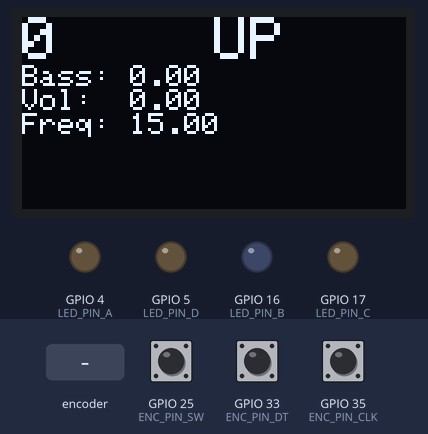
Simulated run of this program. Board: ESP32. On the bench: 128×64 one-colour display, output pins drawn as LEDs (lit = HIGH). The inputs (shaded band) are chosen by the test bench; at power-on: GPIO 25 (ENC_PIN_SW) HIGH, GPIO 33 (ENC_PIN_DT) HIGH, GPIO 35 (ENC_PIN_CLK) HIGH. I2S audio is not simulated (input reads silence).

Above: at 1.2 s.
1.3 s: GPIO 25 (ENC_PIN_SW) pulled LOW for 0.15 s
At 1.42 s:
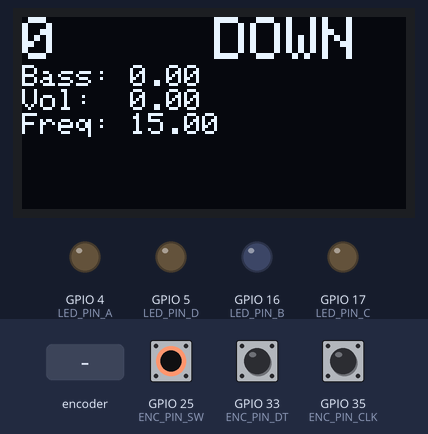
2.9 s: rotary encoder on GPIO 35 (ENC_PIN_CLK) / GPIO 33 (ENC_PIN_DT) turned 3 steps (first pin leading)
At 4.6 s:
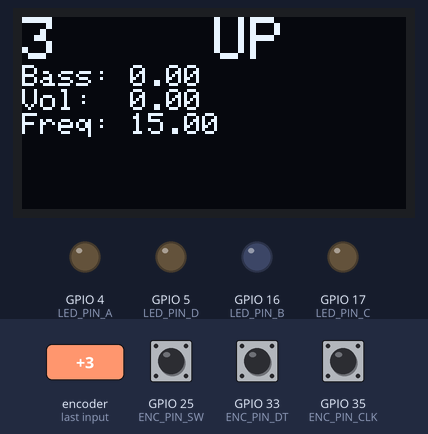
5.0 s: GPIO 25 (ENC_PIN_SW) pulled LOW for 1 s
At 5.8 s:
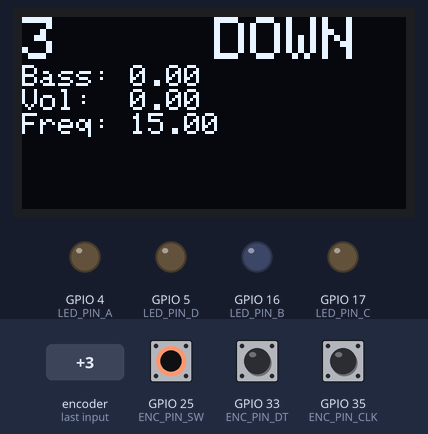
7.5 s: rotary encoder on GPIO 35 (ENC_PIN_CLK) / GPIO 33 (ENC_PIN_DT) turned 1 step (first pin leading)
At 7.9 s:
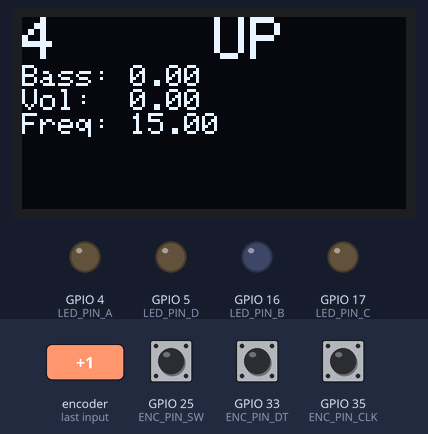
Timing chart, 0 to 10.2 s (numbered marks = the images above; inputs shaded):
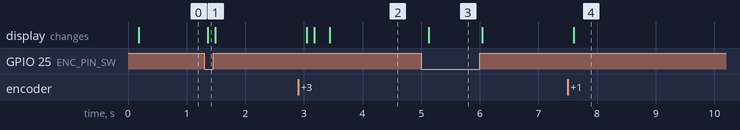

Measured:
- after the input at 1.3 s, the display: changes after 0.06 s (image 1)
- after the input at 2.9 s, the display: first changes after 0.15 s (image 2 shows a later state)
- after the input at 5.0 s, the display: changes after 0.13 s (image 3)
- after the input at 7.5 s, the display: changes after 0.10 s (image 4)

The program:

main.cpp
```cpp
#include <Arduino.h>
#include <Wire.h>
#include <Adafruit_GFX.h>
#include <Adafruit_SSD1306.h>
#include "driver/i2s.h"
#include "DodgyRotaryEncoder.hpp"
#include "INMP441Audio.hpp"
#include "Config.hpp"

Adafruit_SSD1306 display(128, 64, &Wire, -1);

DodgyRotaryEncoder knob(ENC_PIN_CLK, ENC_PIN_DT, ENC_PIN_SW);

INMP441Audio mic(
   MIC_PIN_SCK,
   MIC_PIN_WS,
   MIC_PIN_SD,
   1024,
   16000);

void setup()
{
  knob.begin();

  Wire.begin(OLED_PIN_SDA, OLED_PIN_SCL); // SDA, SCL
  if (!display.begin(SSD1306_SWITCHCAPVCC, 0x3C))
  {
    while ( 1);
  }
  display.clearDisplay();
  display.display();

  mic.begin();

  pinMode(LED_PIN_A, OUTPUT);
  digitalWrite(LED_PIN_A, LOW);
  pinMode(LED_PIN_B, OUTPUT);
  digitalWrite(LED_PIN_B, LOW);
  pinMode(LED_PIN_C, OUTPUT);
  digitalWrite(LED_PIN_C, LOW);
  pinMode(LED_PIN_D, OUTPUT);
  digitalWrite(LED_PIN_D, LOW);
}

long display_time = 0;

void loop()
{
  uint32_t now = millis();

  if (now - display_time > 10)
  {
    display_time = now;

    mic.update();

    display.clearDisplay();
    display.setTextColor(SSD1306_WHITE);

    display.setTextSize(2);
    display.setCursor(0, 0);
    display.print(knob.getValue());
    display.setCursor(64, 0);
    display.print(knob.isButtonPressed() ? "DOWN" : "UP");

    display.setTextSize(1);

    display.setCursor(0, 16);
    display.print("Bass: ");
    display.print(mic.getBass());

    display.setCursor(0, 24);
    display.print("Vol:  ");
    display.println(mic.getVolume());

    display.setCursor(0, 32);
    display.print("Freq: ");
    display.println(mic.getDominantFreq());

    display.display();
  }
}
```

Config.hpp
```cpp
#pragma once

//
// PIN DEFINITIONS
//

// I2S Microphone
static const int MIC_PIN_SCK = 26;
static const int MIC_PIN_WS  = 27;
static const int MIC_PIN_SD  = 14;

// OLED Display (I2C)
static const int OLED_PIN_SDA = 21; // OLED Display SDA pin
static const int OLED_PIN_SCL = 22; // OLED Display SCL pin

// Rotary Encoder
static const int ENC_PIN_CLK = 35; // Encoder CLK pin (A)
static const int ENC_PIN_DT  = 33; // Encoder DT pin (B)
static const int ENC_PIN_SW  = 25; // Encoder SW pin

// LED Strips
static const int LED_PIN_A = 04; // LED strip ALPHA pin
static const int LED_PIN_B = 16; // LED strip BRAVO pin
static const int LED_PIN_C = 17; // LED strip CHARLIE pin
static const int LED_PIN_D = 05; // LED strip DELTA pin

//
// Other configuration values
//
static const int MIC_SAMPLE_RATE = 16000;
static const int MIC_SAMPLES = 1024;
```
